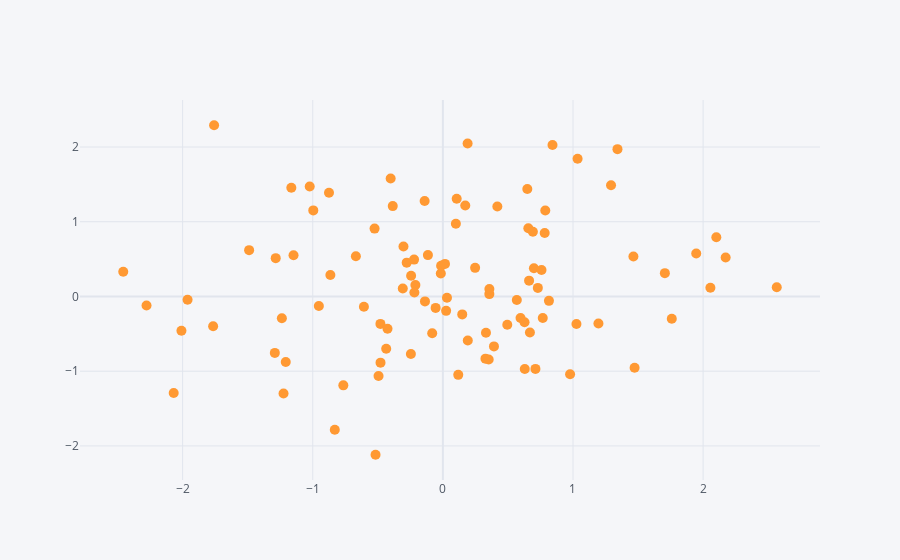

Notebook code cell kept with this figure:
### Markdown cell above
## Scatter

### Code cell
df.iplot(kind='scatter',x='A',y='B',mode='markers',size=10)
